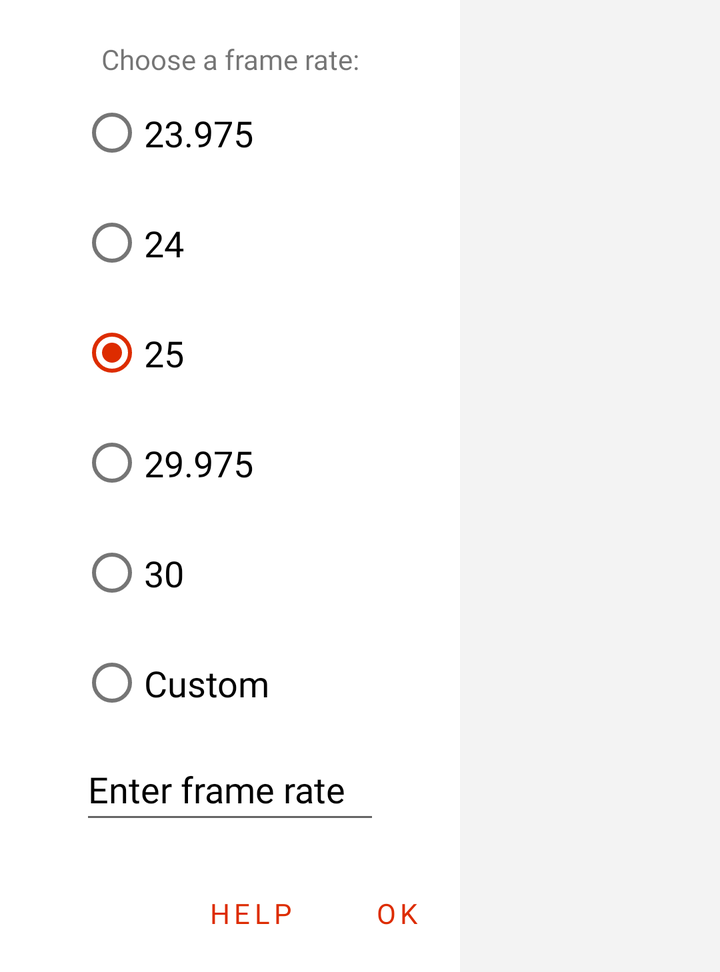
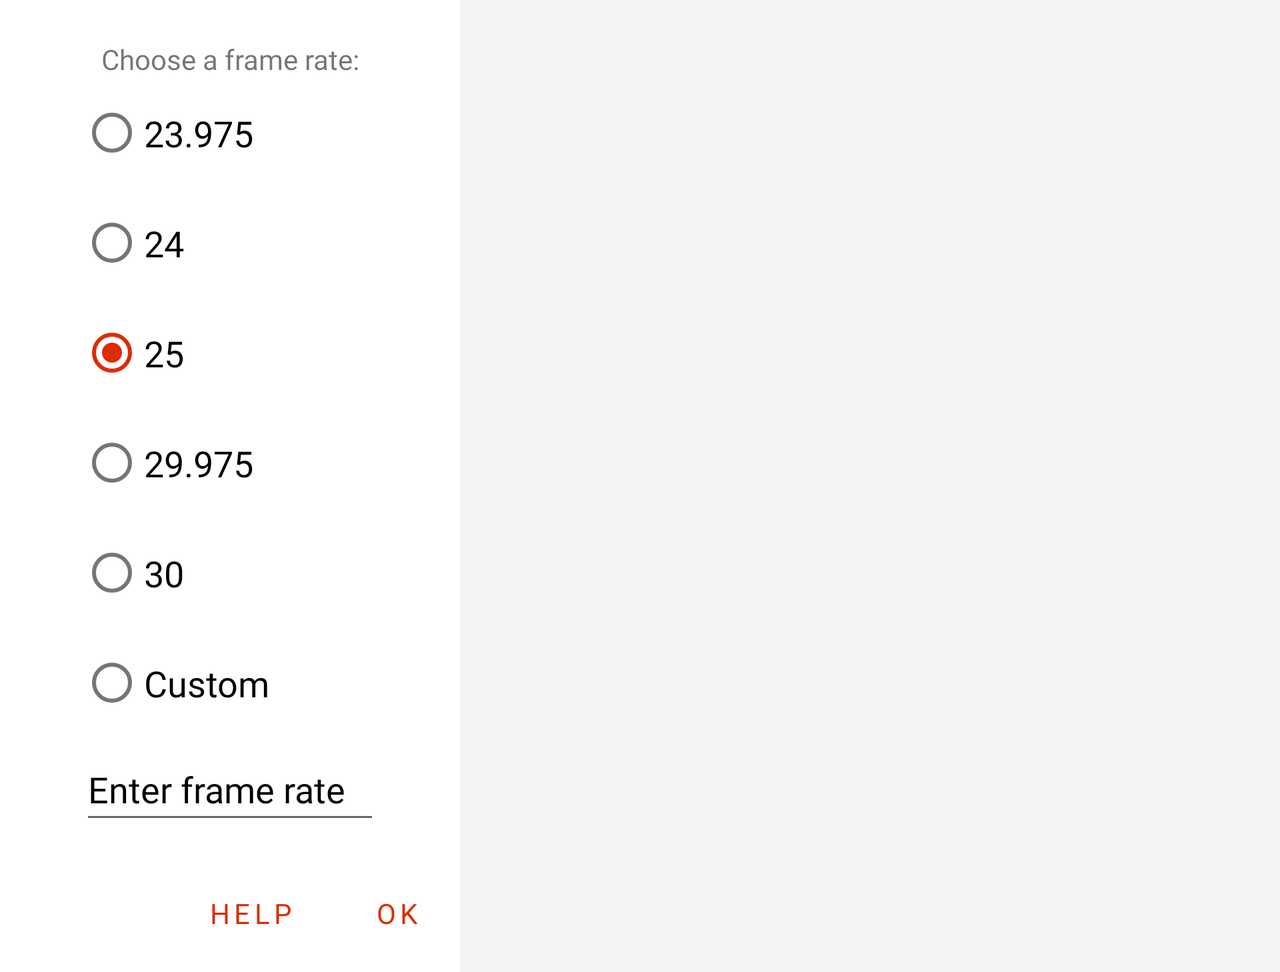

Two renders of one Android screen. The first uses the default layout on a phone; the second uses the alternative layout the repository ships for a different screen configuration, on a matching device. The two XML files are below.
<!-- AndroidManifest.xml: application theme Theme.AndroidSubtitleEditor -->
<!-- res/layout/frame_rate_dialog.xml -->
<?xml version="1.0" encoding="utf-8"?>
<androidx.constraintlayout.widget.ConstraintLayout xmlns:android="http://schemas.android.com/apk/res/android"
    xmlns:app="http://schemas.android.com/apk/res-auto"
    android:layout_width="wrap_content"
    android:background="?attr/colorSecondaryVariant"
    android:layout_height="wrap_content">

    <LinearLayout
        android:id="@+id/linearLayout"
        android:layout_width="wrap_content"
        android:layout_height="wrap_content"
        android:orientation="vertical"
        android:paddingStart="40dp"
        android:paddingEnd="40dp"
        android:paddingTop="20dp"

        android:paddingBottom="10dp"
        app:layout_constraintEnd_toEndOf="parent"
        app:layout_constraintStart_toStartOf="parent"
        app:layout_constraintTop_toTopOf="parent">
        <TextView
            android:id="@+id/chose_frame_rate"
            android:layout_width="match_parent"
            android:layout_height="wrap_content"
            android:gravity="center"

            android:text="@string/choose_a_frame_rate" />
        <RadioGroup
            android:layout_width="match_parent"
            android:layout_gravity="start"
            android:id="@+id/radio_frame_rate"
            android:layout_height="match_parent">
            <RadioButton
                android:layout_width="wrap_content"
                android:layout_height="55dp"
                android:text="@string/_23_975"
                android:id="@+id/f23.975"
                android:checked="false"
                android:textSize="18sp" />
            <RadioButton
                android:layout_width="wrap_content"
                android:layout_height="55dp"
                android:text="@string/_24"
                android:id="@+id/f24"
                android:checked="false"
                android:textSize="18sp" />
            <RadioButton
                android:layout_width="wrap_content"
                android:layout_height="55dp"
                android:text="@string/_25"
                android:id="@+id/f25"
                android:checked="true"
                android:textSize="18sp" />
            <RadioButton
                android:layout_width="wrap_content"
                android:layout_height="55dp"
                android:text="@string/_29_975"
                android:id="@+id/f29.975"
                android:textSize="18sp"
                android:checked="false" />
            <RadioButton
                android:layout_width="wrap_content"
                android:layout_height="55dp"
                android:text="@string/_30"
                android:id="@+id/f30"
                android:textSize="18sp"
                android:checked="false" />
            <RadioButton
                android:layout_width="wrap_content"
                android:layout_height="55dp"
                android:textSize="18sp"
                android:text="@string/custom"
                android:id="@+id/custom_frame_rate"
                android:checked="false">
            </RadioButton>
            <EditText
                android:id="@+id/frame_rate_edit"
                android:layout_width="150dp"
                android:layout_height="48dp"
                android:ems="10"
                android:textColorHint="?android:attr/colorPrimaryDark"
                android:hint="@string/enter_frame_rate"
                android:inputType="numberDecimal"
                android:importantForAutofill="no" />
        </RadioGroup>

    </LinearLayout>

    <TextView
        android:id="@+id/ok_button"
        android:layout_width="wrap_content"
        android:layout_height="wrap_content"
        android:letterSpacing="0.15"
        android:padding="20dp"
        android:text="@string/ok"
        android:textAllCaps="true"
        android:textColor="?android:attr/colorPrimary"
        app:layout_constraintEnd_toEndOf="parent"
        app:layout_constraintTop_toBottomOf="@id/linearLayout" />

    <TextView
        android:id="@+id/question"
        android:layout_width="wrap_content"
        android:layout_height="wrap_content"

        android:letterSpacing="0.15"
        android:padding="20dp"
        android:text="@string/help"
        android:textAllCaps="true"
        android:textColor="?android:attr/colorPrimary"
        app:layout_constraintBottom_toBottomOf="parent"
        app:layout_constraintEnd_toStartOf="@+id/ok_button" />
</androidx.constraintlayout.widget.ConstraintLayout>
<!-- resources referenced by this layout -->
<resources>
  <string name="_23_975">23.975</string>
  <string name="_24">24</string>
  <string name="_25">25</string>
  <string name="_29_975">29.975</string>
  <string name="_30">30</string>
  <string name="choose_a_frame_rate">Choose a frame rate:</string>
  <string name="custom">Custom</string>
  <string name="enter_frame_rate">Enter frame rate</string>
  <string name="help">help</string>
  <string name="ok">OK</string>
  <style name="Theme.AndroidSubtitleEditor" parent="Theme.MaterialComponents.DayNight.NoActionBar">
          
          <item name="colorPrimary">@color/orange_button_text</item>
          <item name="colorPrimaryVariant">@color/black</item>
          <item name="colorOnPrimary">@color/black</item>
          
          <item name="buttonStyle">@style/EditStyle</item>
          <item name="android:buttonStyle">@style/regularButtonStyle</item>
          <item name="colorSecondary">@color/white</item>
          <item name="colorAccent">@color/orange_button_text</item>
          <item name="colorPrimaryDark">@color/black</item>
          <item name="colorSecondaryVariant">@color/white</item>
          <item name="colorOnSecondary">@color/black</item>
          <item name="android:colorBackground">@color/grey_alternative</item>
          <item name="colorOnBackground">@color/grey_alternative</item>
          <item name="fontFamily">@font/proxima_nova_regular</item>
  
  
  
  
  
          
          <item name="android:statusBarColor" tools:targetApi="l">?attr/colorPrimaryVariant</item>
          
      </style>
  <color name="orange_button_text">#DD2C00</color>
  <color name="black">#FF000000</color>
  <style name="EditStyle" parent="TextAppearance.AppCompat">
          <item name="android:textColor">@color/black</item>
          <item name="android:background">@drawable/shadow_regular</item>
          <item name="android:backgroundTint">@color/white</item>
          <item name="android:textSize">18sp</item>
          <item name="android:fontFamily">@font/proxima_nova_regular</item>
      </style>
  <style name="regularButtonStyle" parent="@android:style/Widget.Button.Small">
          <item name="android:textColor">?android:attr/colorPrimary</item>
          <item name="android:textSize">13sp</item>
          <item name="textAllCaps">true</item>
          <item name="android:textStyle">bold</item>
          <item name="android:elevation">5dp</item>
          <item name="android:minHeight">48dp</item>
          <item name="android:layout_height">5dp</item>
          <item name="android:letterSpacing">0.1</item>
          <item name="android:background">@drawable/shadow_regular</item>
          <item name="android:fontFamily">@font/proxima_nova_regular</item>
      </style>
  <color name="white">#FFFFFFFF</color>
  <color name="grey_alternative">#f3f3f3</color>
</resources>
<!-- res/layout-land/frame_rate_dialog.xml (the repository's variant of the layout above) -->
<!-- drawn on the phone turned sideways -->
<?xml version="1.0" encoding="utf-8"?>
<ScrollView
    xmlns:android="http://schemas.android.com/apk/res/android"
    xmlns:app="http://schemas.android.com/apk/res-auto"
    android:layout_width="match_parent"
    android:layout_height="match_parent">

<androidx.constraintlayout.widget.ConstraintLayout
    android:layout_width="wrap_content"
    android:background="?attr/colorSecondaryVariant"
    android:layout_height="wrap_content">
    <LinearLayout
        android:id="@+id/linearLayout"
        android:layout_width="wrap_content"
        android:layout_height="wrap_content"
        android:orientation="vertical"
        android:paddingStart="40dp"
        android:paddingEnd="40dp"
        android:paddingTop="20dp"

        android:paddingBottom="10dp"
        app:layout_constraintEnd_toEndOf="parent"
        app:layout_constraintStart_toStartOf="parent"
        app:layout_constraintTop_toTopOf="parent">
        <TextView
            android:id="@+id/chose_frame_rate"
            android:layout_width="match_parent"
            android:layout_height="wrap_content"
            android:gravity="center"

            android:text="@string/choose_a_frame_rate" />
        <RadioGroup
            android:layout_width="match_parent"
            android:layout_gravity="start"
            android:id="@+id/radio_frame_rate"
            android:orientation="vertical"
            android:layout_height="match_parent">
            <RadioButton
                android:layout_width="wrap_content"
                android:layout_height="55dp"
                android:text="@string/_23_975"
                android:id="@+id/f23.975"
                android:checked="false"
                android:textSize="18sp" />
            <RadioButton
                android:layout_width="wrap_content"
                android:layout_height="55dp"
                android:text="@string/_24"
                android:id="@+id/f24"
                android:checked="false"
                android:textSize="18sp" />
            <RadioButton
                android:layout_width="wrap_content"
                android:layout_height="55dp"
                android:text="@string/_25"
                android:id="@+id/f25"
                android:checked="true"
                android:textSize="18sp" />
            <RadioButton
                android:layout_width="wrap_content"
                android:layout_height="55dp"
                android:text="@string/_29_975"
                android:id="@+id/f29.975"
                android:textSize="18sp"
                android:checked="false" />
            <RadioButton
                android:layout_width="wrap_content"
                android:layout_height="55dp"
                android:text="@string/_30"
                android:id="@+id/f30"
                android:textSize="18sp"
                android:checked="false" />
            <RadioButton
                android:layout_width="wrap_content"
                android:layout_height="55dp"
                android:textSize="18sp"
                android:text="@string/custom"
                android:id="@+id/custom_frame_rate"
                android:checked="false">
            </RadioButton>
            <EditText
                android:id="@+id/frame_rate_edit"
                android:layout_width="150dp"
                android:layout_height="48dp"
                android:ems="10"
                android:textColorHint="?android:attr/colorPrimaryDark"
                android:hint="@string/enter_frame_rate"
                android:inputType="numberDecimal"
                android:importantForAutofill="no" />
        </RadioGroup>

    </LinearLayout>

    <TextView
        android:id="@+id/ok_button"
        android:layout_width="wrap_content"
        android:layout_height="wrap_content"
        android:letterSpacing="0.15"
        android:padding="20dp"
        android:text="@string/ok"
        android:textAllCaps="true"
        android:textColor="?android:attr/colorPrimary"
        app:layout_constraintEnd_toEndOf="parent"
        app:layout_constraintTop_toBottomOf="@id/linearLayout" />

    <TextView
        android:id="@+id/question"
        android:layout_width="wrap_content"
        android:layout_height="wrap_content"

        android:letterSpacing="0.15"
        android:padding="20dp"
        android:text="@string/help"
        android:textAllCaps="true"
        android:textColor="?android:attr/colorPrimary"
        app:layout_constraintBottom_toBottomOf="parent"
        app:layout_constraintEnd_toStartOf="@+id/ok_button" />
</androidx.constraintlayout.widget.ConstraintLayout>
</ScrollView>
